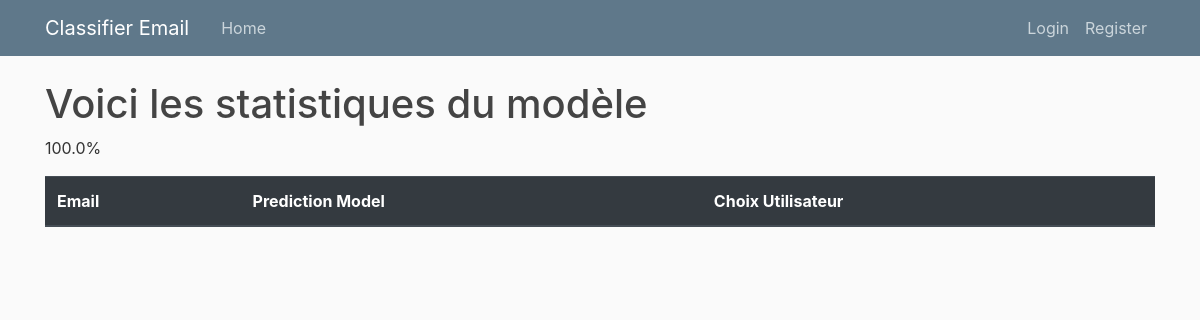
The page /administrateur on the database as committed earlier.
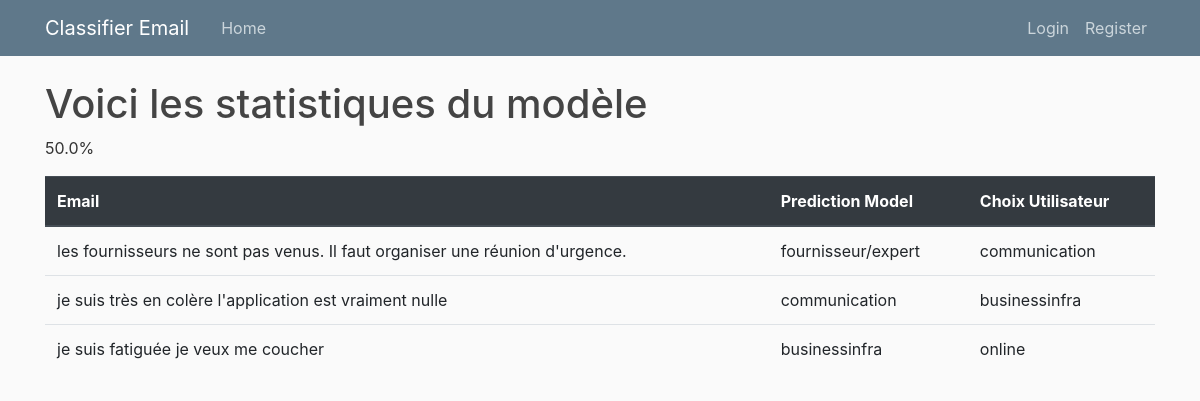
The same page on the database as committed later.
### flask_app/modelsdatabase.py (models this page shows, shortened)
class Email(db.Model):
    id = db.Column(db.Integer,primary_key=True)
    texte = db.Column(db.Text, nullable=False)
    user_id = db.Column(db.Integer, db.ForeignKey('user.id'),nullable=False)
    prediction_id= db.Column(db.Integer, db.ForeignKey('prediction.id'))
    choix_utilisateur_id = db.Column(db.Integer, db.ForeignKey('choix_utilisateur.id'))
    prediction = db.relationship("Prediction", back_populates="email")
    choix_utilisateur = db.relationship("ChoixUtilisateur",back_populates="email")

class Prediction(db.Model):
    id = db.Column(db.Integer,primary_key=True)
    categorie_id = db.Column(db.Integer, db.ForeignKey('categorie.id'))
    email = db.relationship("Email",back_populates="prediction",uselist=False)

class ChoixUtilisateur(db.Model):
    id = db.Column(db.Integer,primary_key=True)
    categorie_id = db.Column(db.Integer, db.ForeignKey('categorie.id'))
    email = db.relationship("Email",back_populates="choix_utilisateur",uselist = False)

### flask_app/routes.py (the view)
@app.route('/administrateur')
def admin():
    emails = Email.query.all()
    predictions = Prediction.query.all()
    choix_utilisateur = ChoixUtilisateur.query.all()
    categories = Categorie.query.all()
    prediction_ok = 0
    data = []
    for email, prediction, choix_utilisateur in zip(emails, predictions,choix_utilisateur):
        if prediction.id == choix_utilisateur.id and prediction.categorie_id == choix_utilisateur.categorie_id:
            prediction_ok +=1
        else:
            tmp= []
            tmp.append(email.texte)
            tmp.append(prediction.categorie_id)
            tmp.append(choix_utilisateur.categorie_id)
            data.append(tmp)
    taux = (prediction_ok/ db.session.query(Email.texte).count())*100
    nb_elements = db.session.query(Email.texte).count()
    print("taux de prediction correctes %s"%(taux))
    return render_template('administrateur.html', title= 'Page Administrateur', data = data, taux = taux, nb_elements = nb_elements )

### flask_app/templates/administrateur.html
{% extends "layout.html" %}
{% block content %}
    <h1>Voici les statistiques du modèle</h1>
    <div class="media-body">
      <p class="article-content">{{ taux ~ "%"}}</p>
      <table class="table">
        <thead class="thead-dark">
          <tr>
            <th scope="col">Email</th>
            <th scope="col">Prediction Model</th>
            <th scope="col">Choix Utilisateur</th>
          </tr>
        </thead>
        <tbody>
          {% for row in data %}
          <tr>
            <td>{{ row[0] }}</td>
            <td> {{ row[1] }}</td>
            <td> {{ row[2] }}</td>
          </tr>
          {% endfor %}
        </tbody>
      </table>
    </div>
{% endblock content %}

### flask_app/templates/layout.html (shortened to what this page needs)
<!DOCTYPE html>
<html>
<head>
    <link rel="stylesheet" href="https://stackpath.bootstrapcdn.com/bootstrap/4.4.1/css/bootstrap.min.css">
    <link rel="stylesheet" type="text/css" href="{{ url_for('static',filename='main.css') }}">
</head>
<body>
    <header class="site-header">
        <nav class="navbar navbar-expand-md navbar-dark bg-steel fixed-top">
          <div class="container">
            <a class="navbar-brand mr-4" href="/">Classifier Email</a>
            <div class="collapse navbar-collapse" id="navbarToggle">
              <div class="navbar-nav mr-auto">
                <a class="nav-item nav-link" href="{{url_for('home')}}">Home</a>
              </div>
              <div class="navbar-nav">
                {% if current_user.is_authenticated %}
                  <a class="nav-item nav-link" href="{{url_for('classer_email')}}">Classer votre email </a>
                  <a class="nav-item nav-link" href="{{url_for('account')}}">Account</a>
                  <a class="nav-item nav-link" href="{{url_for('logout')}}">Logout</a>
                {% else %}
                  <a class="nav-item nav-link" href="{{url_for('login')}}">Login</a>
                  <a class="nav-item nav-link" href="{{url_for('register')}}">Register</a>
                {% endif %}
              </div>
            </div>
          </div>
        </nav>
      </header>
    <div class="container">
        {% block content %}{% endblock %}
    </div>
</body>
</html>

### flask_app/static/main.css (style rules this page uses)
body { background: #fafafa; color: #333333; margin-top: 5rem; }
h1, h2, h3, h4, h5, h6 { color: #444444; }
.bg-steel { background-color: #5f788a; }
.site-header .navbar-nav .nav-link { color: #cbd5db; }
.article-content { white-space: pre-line; }

Rows that differ between the two databases and show on the page:
added Email: texte "les fournisseurs ne sont pas venus. Il faut organiser une réunion d'urgence."
added Prediction: categorie "fournisseur/expert"
added ChoixUtilisateur: categorie "communication"
added Email: texte "je suis très en colère l'application est vraiment nulle"
added Prediction: categorie "communication"
added ChoixUtilisateur: categorie "businessinfra"
added Email: texte "je suis fatiguée je veux me coucher"
added Prediction: categorie "businessinfra"
added ChoixUtilisateur: categorie "online"
Other text that changed with them:
{{ taux ~ "%" }}: "100.0%" → "50.0%"
